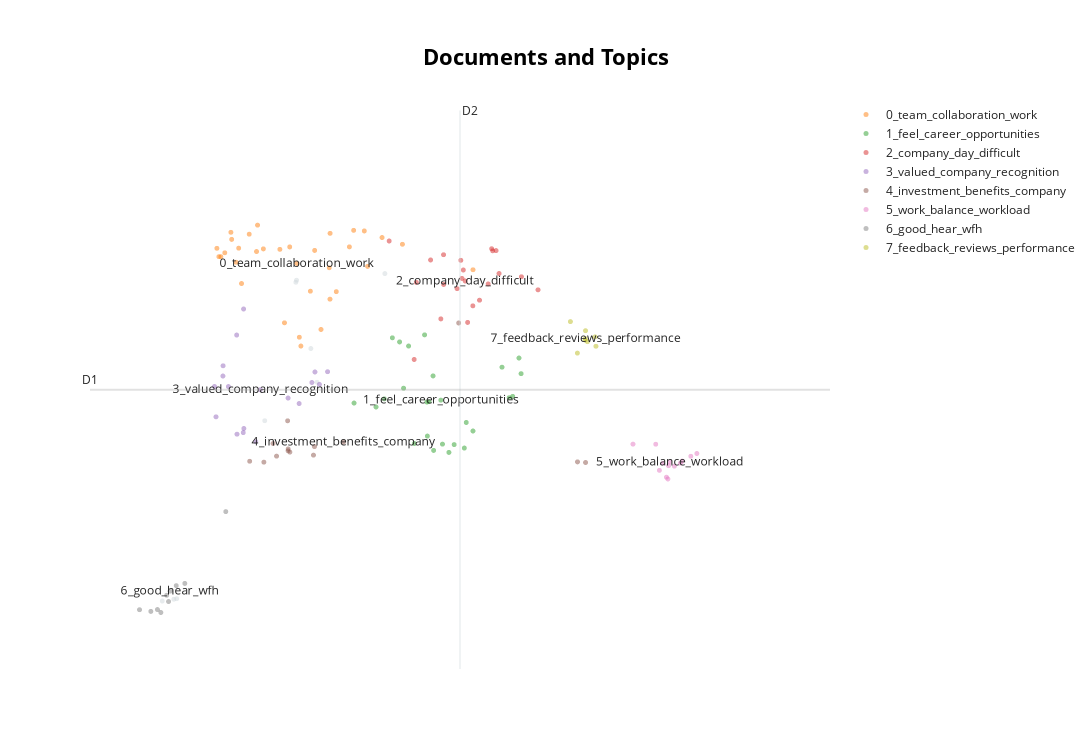

Write notebook code for a chart like this one.
### Code cell
# Run the visualization with the original embeddings
topic_model.visualize_documents(docs)

### Figure 1 — Plotly figure (JSON) as saved in the notebook; plotly's stock layout.template omitted (floating-point values rounded to 4 significant figures)
{"data": [{"hoverinfo": "text", "hovertext": ["Leaders provide clear direction by giving suggestions or inputs instead of merely giving vague comments or questions that do not point to anything.", ".", "I appreciate the company's commitment to sustainability and making a positive impact on the environment. However, I feel like there could be more emphasis on diversity and inclusion within the company.", " \n", "The open-door policy of the management and their willingness to listen to the employees has created a positive and inclusive working environment.", "Leadership effectively empowers team members to make decisions and drive results.", "\n\n", "The leadership team is incredibly communicative and transparent. They regularly share updates on the company's goals and progress, and are always available to answer questions or address concerns. This has helped me feel more connected to the company's vision and more invested in its success.", null], "marker": {"color": "#CFD8DC", "opacity": 0.5, "size": 5}, "mode": "markers+text", "name": "other", "showlegend": false, "type": "scattergl", "x": [5.687, 3.601, 5.017, 3.63, 4.956, 4.807, 3.488, 4.814, 4.5], "y": [12.48, 6.801, 10.59, 6.811, 11.17, 12.33, 6.77, 12.36, 9.914]}, {"hoverinfo": "text", "hovertext": ["Our documentation is thorough. Onboarding new members is quick since knowledge transfer is seamless.", "The team communicates openly. I feel comfortable voicing my ideas and concerns.", "Our team has a shared sense of purpose. Working towards common goals brings out our best efforts.", "Responsibilities were divided logically based on individual strengths. This optimized talent and workflows.", "This culture of openness and idea-sharing has not only improved the work atmosphere but also fostered a sense of community and collaboration among employees.", "This would help to create a positive and motivated work environment and encourage employees to continue to strive for excellence", "Our team leads by example. The standards they set motivate me to excel.", "Meeting calendars are respected. Time is managed effectively so work gets done.", "My teammates are collaborative and helpful.", "While page limits have been set, some departments are ignoring them and still having long minutes and fanciful slides for internal meetings i.e. not all bosses enforce the new work norms.", "I strongly believe that our company culture encourages employees to speak up and share their ideas freely", "My teammates are responsive and willing to assist when needed. Collaboration is seamless.", "Demonstrating more trust by allowing more flexible working arrangements; for example, allowing staff to WFH on return to office days, should there be a need to do so e.g. HBL; schools examination period.", "Information is shared transparently on my team, though access to data and reports across units is lacking. Improved knowledge management and collaboration platforms would help break down silos and improve decision making at an enterprise level.", "Great team to work with", "Our team celebrates wins together. This maintains momentum and morale.", "The culture of collaboration within our team is truly something special. Everyone is willing to lend a hand when needed, and there's a real sense of camaraderie that makes coming to work a pleasure. It's clear that we all have a shared goal of producing high-quality work, and the support we give each other makes that possible.", "We need to be clearer on our ultimate objective, and not just about appearing to be doing well", "There is good camaraderie and positive energy amongst teammates. This makes work enjoyable.", "Very strong teamwork and appreciation of each other's point of view in my division.", "There is a good balance between structure and creativity. The process enables progress but allows flexibility.", "Conflicts are handled constructively. Differences of opinion do not become personal.", "Participation and idea generation are encouraged from all team members. Everyone feels heard.", "Regular check-ins ensure we are on track. Adjustments are made quickly if issues arise.", "Virtual collaboration tools and communication channels are robust. Location or schedules do not impede teamwork.", "The diverse perspectives within the team allow us to gain fresh insights and be innovative.", "Coupled with ever increasing areas of focus and no additional headcount, time becomes more precious, so margins of errors seem to be decreasing", "Walking the talk, showing empathy, being hands-on, having staff's back and actively helping to unblock obstacles, being candid, having humility to acknowledge shortcomings.", "Clear objectives were set so everyone understood goals and priorities from the start. This helped align efforts.", "Team members uphold commitments and deliver quality work on schedule. I can count on my colleagues.", "Knowledge and best practices are freely shared between team members. We learn from each other.", "The company's culture is generally positive and supportive, but there are still some areas for improvement. I would like to see more emphasis on team building and bonding activities to help foster a stronger sense of camaraderie. Additionally, while there is an emphasis on work autonomy, there can sometimes be a lack of direction or clarity around goals and expectations. More guidance and direction from managers would help ensure that everyone is on the same page and working towards the same goals.", null], "marker": {"opacity": 0.5, "size": 5}, "mode": "markers+text", "name": "0_team_collaboration_work", "text": ["", "", "", "", "", "", "", "", "", "", "", "", "", "", "", "", "", "", "", "", "", "", "", "", "", "", "", "", "", "", "", "", "0_team_collaboration_work"], "textfont": {"size": 12}, "type": "scattergl", "x": [4.993, 5.207, 4.066, 5.378, 4.842, 4.695, 4.216, 5.137, 4.242, 5.516, 5.056, 4.346, 4.951, 6.557, 4.173, 4.105, 4.165, 5.86, 4.027, 4.047, 5.145, 5.144, 4.486, 5.336, 4.429, 4.649, 5.659, 4.271, 5.483, 4.419, 4.747, 4.857, 4.819], "y": [12.88, 12.17, 12.78, 13.23, 11.37, 11.62, 12.68, 12.58, 12.92, 12.61, 11.51, 13.17, 12.17, 12.55, 13.08, 12.84, 13.2, 12.99, 12.92, 12.78, 13.18, 12.03, 12.91, 12.95, 13.33, 12.9, 13.11, 12.31, 13.22, 12.86, 12.95, 11.22, 12.66]}, {"hoverinfo": "text", "hovertext": ["To encourage psychological safety, bosses should be receptive of ideas and questions and not simply brush us off when something is raised.", "I feel like there are some communication issues within our team, which can be frustrating at times. However, I appreciate that my manager is always available to answer questions and provide guidance when needed.", "There are limited opportunities for career growth.", "Some training opportunities provided", "I feel bored and unchallenged in my job.", "I feel empowered to share my thoughts and contribute to the company's growth and success", "My job provides steady work and adequate compensation. However, passion, creativity, and a sense of purpose or mission seem to be missing. Focusing on organizational culture, values, and tapping into employee motivations may help foster greater meaning, innovation, and commitment.", "Cross-training and job shadowing help broaden skills. We can fill in for each other when needed.", "Employees should first research company before they agree to openess - which today appears not enough plus they Should sign clauses etc plus new starters must feel very unsafe given some management games if you know what I mean plus seniors same view; Clear management team blind to many of them now in redundancies senior plus... time these types were kicked out rather than move around. Enough damage done to everyone by people who think they own place via education etc Lets improve starting by getting rid of rubbish/ dead wood else we continue counting 6 months down another ££millions lost ++++", "Opportunity for professional growth limited", "My job provides stability but lacks excitement and passion.", "The company's leadership team is generally effective and transparent, but I feel like there could be more guidance provided around career development. While there are resources available for employees who want to grow within the company, it can be difficult to know where to start or who to approach for guidance. I would like to see more mentorship and coaching opportunities for employees who want to advance their careers. Additionally, while I appreciate the company's commitment to transparency, there are still some decisions that feel opaque to me. More communication around the reasoning behind decisions would help build trust and make employees feel more connected to the company's vision.", "I don't feel like my manager is supportive of my professional development. I've expressed interest in taking on more responsibility and learning new skills, but haven't received any guidance or support in achieving those goals.", "I feel motivated and energized at work.", "Staff here is vary concerning time and speed are taking our jobs after 3 years that i am here because my higher position , what can you expect?", "My manager provides clear direction and support.", "I am extremely satisfied with the level of support I receive from my manager. They provide regular feedback on my performance, encourage me to take ownership of my work, and always make themselves available to answer my questions. This has helped me feel more confident and motivated in my role.", "The company's commitment to work autonomy has been instrumental in my success here. I am trusted to complete tasks independently, and have the freedom to approach my work in a way that works best for me. This has helped me feel more empowered and motivated to achieve my goals.", "The company's commitment to professional development is really evident. I've been given numerous opportunities to learn new skills and take on more responsibility, and my manager has been incredibly supportive in helping me achieve my goals. This has been instrumental in my success so far and has motivated me to continue pushing myself.", "There is one boss Who plays favourites in front of others making inclusive working environment impossible so she Splits whole team thinks highly talented now where tehre is only one fav Boss feels like Hitler had control When there Everyone listened; Would have quit long ago only reason still here is because great pals however unless more joined us leaving next contract surely 95% would leave tomorrow xxxxxxxx feeling lonely then.. (Sorry they have often put me under immense pressure over last few weeks Really affecting family home life; unhealthy pressures xxxxxxxxxxxxxxxxx) No 8 week max service in any area signed into contract so horrible and Confusing xx temporary HR Advisor seemed to want more unfair pain xx live elsewhere was reassuring even though upset which leaves full time admin then in HQ when knowing all along I wasn't looking soon moving abroad - early next year London market won’t miss long departments suffering feeling like there with Hitler mood sucks x Traffic jams daily x tired hence errors written feels Unsafe place staff write answers f", "I have opportunities to learn and grow in my role.", "1. There are opportunities for career growth within my department, but limited mobility into other areas of the organization. 2. The career paths could be more clearly defined and support provided for those looking to develop cross-functional skills and advance their careers in new directions.", "Career advancement depends on managerial whims", "Job descriptions unclear or outdated", "You thinking honest Is good but you and employers don't accept facts like It was a Hate crime committed By staff", null], "marker": {"opacity": 0.5, "size": 5}, "mode": "markers+text", "name": "1_feel_career_opportunities", "text": ["", "", "", "", "", "", "", "", "", "", "", "", "", "", "", "", "", "", "", "", "", "", "", "", "", "1_feel_career_opportunities"], "textfont": {"size": 12}, "type": "scattergl", "x": [6.079, 7.012, 6.256, 6.472, 6.102, 5.382, 5.872, 6.557, 5.761, 6.319, 6.122, 5.978, 6.949, 5.681, 6.163, 6.844, 7.032, 5.599, 6.915, 5.921, 6.491, 6.168, 6.107, 6.371, 5.832, 6.239], "y": [11.41, 11.01, 9.506, 9.437, 10.24, 10.22, 10.48, 9.735, 11.36, 9.361, 10.25, 9.517, 10.34, 10.3, 10.7, 10.85, 10.74, 10.15, 10.32, 11.22, 9.884, 9.396, 9.646, 9.498, 11.29, 10.27]}, {"hoverinfo": "text", "hovertext": ["1. My team has a good rapport and I feel comfortable speaking up, but company-wide there seems to be a lack of transparency and willingness to address difficult issues. 2. There is room to improve on building trust and psychological safety across the organization.", "1) Meetings within my team are productive, yet company-wide meetings suffer from lack of purpose or clear agenda 2) More effective use of meeting time and providing a forum for two-way communication with leadership would make a major impact on engagement.", "Operations and policies function well day-to-day, though the company direction and vision for the future are unclear. Strategic planning with input from all levels of staff may help provide coherent priorities and stronger future orientation.", "Day-to-day operations are well-managed yet innovation and new ideas are lacking.", "Some leaders have displayed empathy when considering and acknowledging the practical challenges faced by officers in their day-to-day work.", "A few points:\n - The company's culture is generally positive and supportive, but there are some individuals within the company who don't seem to share these values. I think more could be done to reinforce a culture of respect and teamwork.\n - I appreciate the company's commitment to work autonomy and trust in employees. However, I sometimes feel like there could be more support and guidance from my manager, especially when working on complex projects.\n - There isn't enough diversity within the company, which makes it difficult for me to feel truly valued and respected. There are very few people of color or LGBTQ+ individuals within the company, which creates a homogenous and uninspiring work environment.\n - ", "There's a lack of transparency within the company, which makes it difficult to understand the company's goals and progress. I often feel disconnected from the company's vision and unsure of how my work fits into the bigger picture.", "A lot of process streamlining achieved in the past years e.g. procurement process, risk assessment process, etc.", "I appreciate the company's commitment to work autonomy and trust in employees, but sometimes it can feel like there is a lack of direction or guidance. More frequent check-ins with managers would help ensure that everyone is on the same page and that expectations are clear. Additionally, it would be helpful to have clearer project goals and deliverables. While the company's", "Difficult to navigate company policies", "My department runs efficiently but the company as a whole lacks vision.", "1) Immediate managers are available and supportive. However, senior leadership feels out of touch with the day-to-day realities that employees deal with. 2) More effort is needed from top executives to communicate strategy and engage with staff across all levels.", "I appreciate that the company encourages employees to voice their opinions and concerns. However, sometimes it feels like these concerns aren't always addressed in a timely manner, which can be frustrating.", "leaders acknowledging own mistakes and sharing vulnerability help to build psychological safety and trust.", "There's a culture of blame within the company that makes it difficult to take ownership of mistakes and learn from them. When things go w", "Upper management is disconnected from employees.", "Still expecting immediate replies to top management, even where issues do not seem to require urgent attention.", "Communication across teams needs improvement.", "The communication within our team is lacking, which makes it difficult to complete projects efficiently. There are often misunderstandings and miscommunications that cause delays and frustration.", "Lack of open communication between colleagues", "I appreciate the company's efforts to create a psychologically safe work environment, and I generally feel comfortable sharing my thoughts and concerns with my team. However, there are still some team members who dominate conversations and aren't as receptive to others' ideas. This can make it difficult for those who don't feel as comfortable speaking up to feel truly included. Additionally, I sometimes feel like my feedback isn't fully considered or acted upon by the team. While I understand that not all feedback can be implemented, I.E. it can be discouraging to feel like my opinions aren't valued.", null], "marker": {"opacity": 0.5, "size": 5}, "mode": "markers+text", "name": "2_company_day_difficult", "text": ["", "", "", "", "", "", "", "", "", "", "", "", "", "", "", "", "", "", "", "", "", "2_company_day_difficult"], "textfont": {"size": 12}, "type": "scattergl", "x": [6.462, 6.266, 6.138, 6.4, 5.998, 5.976, 6.504, 5.729, 6.437, 6.239, 6.556, 6.448, 7.2, 6.268, 6.622, 6.707, 7.036, 6.785, 6.742, 6.752, 6.815, 6.48], "y": [12.54, 12.81, 12.72, 12.22, 12.33, 10.98, 11.63, 13.05, 12.71, 11.69, 11.92, 12.4, 12.2, 12.29, 12.02, 12.3, 12.43, 12.88, 12.91, 12.88, 12.48, 12.35]}, {"hoverinfo": "text", "hovertext": ["I appreciate the company's efforts to foster a diverse and inclusive workplace. It's clear that everyone is valued and respected here, regardless of their background or identity. This has helped me feel more connected to my colleagues and more invested in the company's success.", "Overall, I am very happy with the pay and rewards system, but I believe there is room for improvement in the area of employee recognition and incentives.", "I am very satisfied with the pay and rewards system in the company.", "I am proud to work for this company.", "Opinion respected and valued", " Customer and community relationships are valued, however sustainability and social im", "Diversity programs highlight inclusiveness, but some teams lack representation and inclusion in practice. Progress on addressing systemic equity and belonging issues has been slow. Understanding diverse experiences and fostering an environment where all voices are valued could strengthen the company.", "In conclusion, I highly appreciate the company's efforts to promote an open and idea-friendly work environment, and I look forward to continuing to work in such a supportive and empowering atmosphere.", "Individual contributions are valued. People are recognized for their expertise and effort.", "The salary structure is transparent and fair, and I feel that my hard work is being adequately compensated.", "I appreciate the company's commitment to diversity and inclusion, and I have seen efforts to create a more diverse workforce. However, there is still a lack of representation at the leadership level, which can make it difficult for employees from underrepresented groups to feel truly valued and respected. While I think the company's recruitment policies are effective, it will be important to continue investing in leadership training for underrepresented groups to ensure that everyone has a chance to succeed. Additionally, there could be more emphasis on cultural competence training for all employees to help foster a more inclusive workplace culture.", "Decisiveness, dare to challenge the norm and be transformative", "However, I would suggest that the company consider offering more incentives and bonuses to recognize employees who go above and beyond in their work.", "Overall, an OK place to work but looking for more purpose and meaning.", "Recognition for good work", "Low value meaningless work", "No recognition for extra effort", null], "marker": {"opacity": 0.5, "size": 5}, "mode": "markers+text", "name": "3_valued_company_recognition", "text": ["", "", "", "", "", "", "", "", "", "", "", "", "", "", "", "", "", "3_valued_company_recognition"], "textfont": {"size": 12}, "type": "scattergl", "x": [5.04, 4.226, 4.288, 4.294, 4.222, 4.966, 4.996, 4.73, 4.088, 4.411, 5.121, 4.291, 4.018, 4.84, 4.087, 4.141, 4.003, 4.456], "y": [10.55, 9.68, 9.706, 9.779, 11.41, 10.58, 10.76, 10.31, 10.87, 9.549, 10.77, 11.86, 9.982, 10.21, 10.69, 10.51, 10.51, 10.46]}, {"hoverinfo": "text", "hovertext": ["While the company's benefits package is generally competitive, there are some areas where it falls short. Specifically, I would like to see more investment in mental health support and wellness initiatives. While the company offers mental health resources", "While the company is committed to transparency, I feel like there are still some areas where more information could be shared. I would like to see more frequent updates on the company's goals and progress.", "The company's benefits package is lackluster. Compared to other companies in the industry, the benefits offered here are minimal and don't feel like they adequately compensate me for my hard work.", "Relook at benchmarking, investment banks compensation need not be taken out of the equation as these are genuine opportunity pool for our people.", "The benefits package here is very competitive. From health insurance to retirement savings, the company offers a comprehensive package that makes me feel valued as an employee. This has been a key factor in my decision to stay with the company long-term.", "The company's technology infrastructure is generally adequate, but there are still some areas where more investment could be made. For example, the video conferencing capabilities could be improved to make remote work more effective. Additionally, I feel like there could be more training and resources provided for employees who are new to the technology. While I appreciate the company's efforts to provide technology for remote work, more investment in these tools would help make the transition to remote work more seamless", "While I appreciate the flexibility offered by the company, I sometimes feel like the boundaries between work and personal life are blurred. There can be an expectation that employees be available at all hours, which can lead to burnout and stress. It would be helpful to have clearer guidelines around expectations for availability and response times. Additionally, I think there could be more investment in mental health support and wellness initiatives. While there are resources available for employees who need them, they aren't always well advertised or fully utilized. More proactive support around mental health and wellness would be greatly appreciated.", "The company's benefits package is pretty standard, but I would like to see more investment in professional development opportunities. I think this would help employees feel more valued and invested in the company's success", "Benefits packages are adequate", "While the company offers competitive compensation, there are still some areas where more investment could be made. For example, I would like to see more investment in technology and other resources that could help employees be more efficient and productive.", "Driving initiatives that promote and protect staff' well-being amidst work challenges.", "Although I receive good benefits, annual salary increases do not meet my expectations.", "Pay raises should be higher", null], "marker": {"opacity": 0.5, "size": 5}, "mode": "markers+text", "name": "4_investment_benefits_company", "text": ["", "", "", "", "", "", "", "", "", "", "", "", "", "4_investment_benefits_company"], "textfont": {"size": 12}, "type": "scattergl", "x": [4.991, 6.416, 4.748, 4.351, 4.731, 4.726, 7.669, 4.981, 4.731, 4.582, 7.59, 4.617, 4.491, 5.279], "y": [9.463, 11.62, 9.367, 9.208, 9.421, 9.913, 9.185, 9.314, 9.389, 9.517, 9.196, 9.297, 9.192, 9.545]}, {"hoverinfo": "text", "hovertext": ["I feel like my workload is unreasonable, and I often find myself working overtime or on weekends just to keep up. This has taken a toll on my mental health and overall job satisfaction.", "The work-life balance options here are excellent. Whether I need to take time off for a doctor's appointment or just want to work from home for the day, my manager is always accommodating. This has helped me feel less stressed and more productive in my work.", "I don't feel like I have the resources I need to succeed in my role. Whether it's access to technology or support from colleagues, there are often roadblocks that make it difficult to complete tasks efficiently.", "I appreciate the company's commitment to work-life balance, but sometimes it feels like there is a lack of support when it comes to workload management. There can be an expectation that employees take on more work than they can handle, which can lead to burnout and stress. More support from managers and colleagues would help ensure that everyone is able to manage their workload effectively. Additionally, while the option to work from home is available, there can be an expectation that employees work longer hours or be available at all hours. More guidance around work-life balance would be greatly appreciated.", "The company's approach to work-life balance is insufficient. While the option to work from home is available, there's still an expectation that I be available at all hours and work long days. This has made it difficult for me to maintain a healthy work-life balance.", "My workload is too heavy and difficult to balance.", "I like the work I do but wish I had more schedule flexibility.", "Appreciated efforts towards work-life balance", "Work-life balance varies greatly depending on team and manager. Flexibility and time off are sufficient for my needs, however others report unreasonable workload and expectations. Consistent policies around work hours and availability need to apply for all groups.", "Flexible schedule", "While the workload can be overwhelming at times, I appreciate that the company offers flexible work arrangements that allow me to maintain a healthy work-life balance. I just wish that the workload itself were more manageable.", "If at an organisational level, senior management finds it difficult to drop or postpone projects or initiatives, then it would be even less realistic with these work expectations for departments to prioritise and reduce workload meaningfully/significantly.", null], "marker": {"opacity": 0.5, "size": 5}, "mode": "markers+text", "name": "5_work_balance_workload", "text": ["", "", "", "", "", "", "", "", "", "", "", "", "5_work_balance_workload"], "textfont": {"size": 12}, "type": "scattergl", "x": [8.432, 8.399, 8.138, 8.709, 8.624, 8.489, 8.468, 8.769, 8.606, 8.483, 8.547, 8.363, 8.502], "y": [9.172, 9.049, 9.506, 9.295, 9.21, 9.129, 8.93, 9.343, 9.173, 8.898, 9.122, 9.504, 9.194]}, {"hoverinfo": "text", "hovertext": ["many", ",", "Good", "WFH", "No comments.", "n a", "N.A", "- ", "good to be  hear", null], "marker": {"opacity": 0.5, "size": 5}, "mode": "markers+text", "name": "6_good_hear_wfh", "text": ["", "", "", "", "", "", "", "", "", "6_good_hear_wfh"], "textfont": {"size": 12}, "type": "scattergl", "x": [3.263, 3.55, 3.626, 3.44, 3.71, 3.375, 3.474, 3.531, 4.115, 3.565], "y": [6.618, 6.761, 7.038, 6.621, 7.077, 6.589, 6.57, 6.87, 8.329, 6.941]}, {"hoverinfo": "text", "hovertext": ["The company's approach to feedback and performance reviews is incredibly helpful. My manager provides regular feedback on my work, and we have open and honest conversations about my strengths and areas for improvement. This has helped me grow in my role and feel more invested in the company's success.\n\nI really appreciate the company's commitment to sustainability. Whether it's through reducing our carbon footprint or supporting local community initiatives, it's clear that the company is making a positive impact on the world. This makes me feel proud to work here and motivates me to do my best work.", "The company's approach to feedback and performance reviews is generally helpful, but I think there could be more opportunities for employees to provide feedback on their managers. This would help ensure that everyone is held accountable and that issues are addressed in a timely manner. Additionally, while the feedback provided during performance reviews is useful, it can be difficult to implement changes if the feedback is only provided once a year. More frequent check-ins and feedback opportunities would be beneficial for both employees and managers", "The company's approach to feedback and performance reviews is outdated and unhelpful. I only receive feedback once a year, which makes it difficult to track my progress and improve in my role.", "However, there doesn't seem to be much encouragement to share mistakes (i.e. do after-action reviews).", "The company's feedback process is helpful, but could be more frequent. I appreciate the feedback I receive during performance reviews, but I think it would be more helpful to receive feedback more regularly throughout the year.", "Managers pay attention to feedback", "Feedback flows freely. Suggestions to improve are seen as opportunities, not criticism.", null], "marker": {"opacity": 0.5, "size": 5}, "mode": "markers+text", "name": "7_feedback_reviews_performance", "text": ["", "", "", "", "", "", "", "7_feedback_reviews_performance"], "textfont": {"size": 12}, "type": "scattergl", "x": [7.589, 7.772, 7.665, 7.52, 7.763, 7.688, 7.669, 7.667], "y": [11.09, 11.21, 11.32, 11.64, 11.38, 11.29, 11.48, 11.35]}], "layout": {"annotations": [{"showarrow": false, "text": "D1", "x": 2.773, "y": 10.45, "yshift": 10}, {"showarrow": false, "text": "D2", "x": 6.429, "xshift": 10, "y": 15.32}], "height": 750, "shapes": [{"line": {"color": "#CFD8DC", "width": 2}, "type": "line", "x0": 6.429, "x1": 6.429, "y0": 5.584, "y1": 15.32}, {"line": {"color": "#9E9E9E", "width": 2}, "type": "line", "x0": 2.773, "x1": 10.08, "y0": 10.45, "y1": 10.45}], "title": {"font": {"color": "Black", "size": 22}, "text": "<b>Documents and Topics</b>", "x": 0.5, "xanchor": "center", "yanchor": "top"}, "width": 1200, "xaxis": {"visible": false}, "yaxis": {"visible": false}}}
